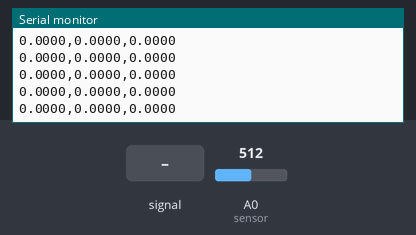
A sketch run on a simulated Arduino Uno, built with avr-gcc and run on an emulated ATmega328P. Parts: the last lines printed to the serial monitor. The test bench sets the inputs (shaded band); at power-on: A0 (sensor) = 512.

Above: at 1.2 s.
1.3 s: A0 (sensor) fed a 200 Hz sine of ±81 counts around its level
At 2.3 s:
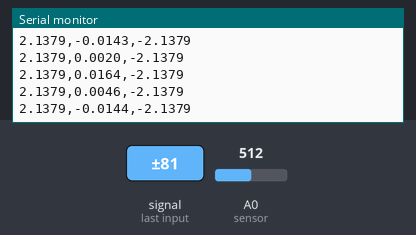
4.3 s: A0 (sensor) set to 610
At 5.0 s:
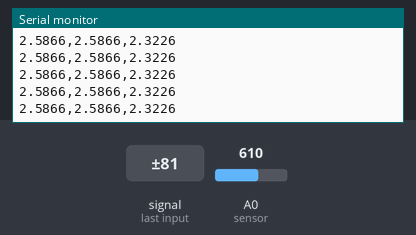
5.8 s: A0 (sensor) fed a 1000 Hz sine of ±255 counts around its level
At 6.6 s:
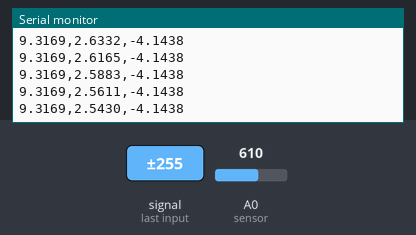
8.8 s: A0 (sensor) set to 590
At 9.9 s:
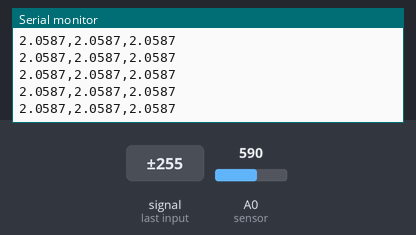
Timing chart, 0 to 11.3 s (numbered marks = the images above; inputs shaded):
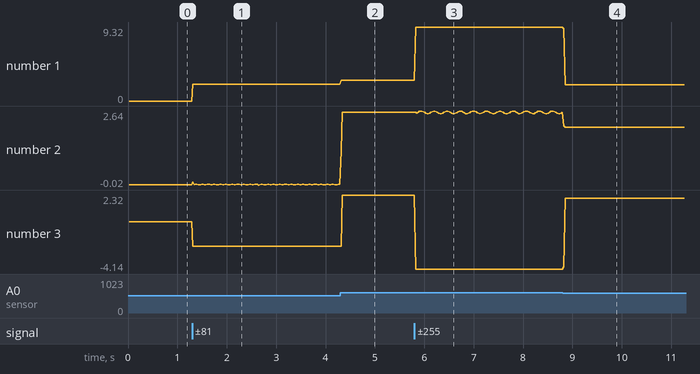

The sketch:

acs712.ino
```cpp
void setup() {
  Serial.begin(9600);  //Start Serial Monitor to display current read value on Serial monitor
}

unsigned int msg_idx = 0;
long lastMillis = 0;

void loop() {
  float sample_cnt = 200.0;
  float AcsValue = 0.0, Samples = 0.0, AvgAcs = 0.0, AcsValueF = 0.0;
  float MaxAcsValue = 0.0, MinAcsValue = 600.0, MaxAcsValueF = 0.0, MinAcsValueF = 0.0;

  // Average Sampling
  for (int x = 0; x < sample_cnt; x++) {
    AcsValue = analogRead(A0);  //Read current sensor values
    MaxAcsValue = AcsValue > MaxAcsValue ? AcsValue : MaxAcsValue;
    MinAcsValue = AcsValue < MinAcsValue ? AcsValue : MinAcsValue;
    Samples = Samples + AcsValue;  //Add samples together
  }
  AvgAcs = Samples / sample_cnt;  //Taking Average of Samples
  MaxAcsValueF = ((MaxAcsValue * 5.0 / 1024.0) - 2.5) / 0.185;
  MinAcsValueF = ((MinAcsValue * 5.0 / 1024.0) - 2.5) / 0.185;
  AcsValueF = ((AvgAcs * 5.0 / 1024.0) - 2.5) / 0.185;

  Serial.println(String(MaxAcsValueF, 4) + "," + String(AcsValueF, 4) + "," + String(MinAcsValueF, 4));
}
```

Measured:
- after the input at 1.3 s, the serial monitor: prints a new line at once (image 1)
- after the input at 5.8 s, the serial monitor: prints a new line at once (image 3)
- plotted number 1: 0 → 2.14 after the input at 1.3 s, 2.59 → 9.32 after the input at 5.8 s
- plotted number 2: 0 → 0.01 after the input at 1.3 s, 2.59 → 2.59 after the input at 5.8 s
- plotted number 3: 0 → -2.14 after the input at 1.3 s, 2.32 → -4.14 after the input at 5.8 s
